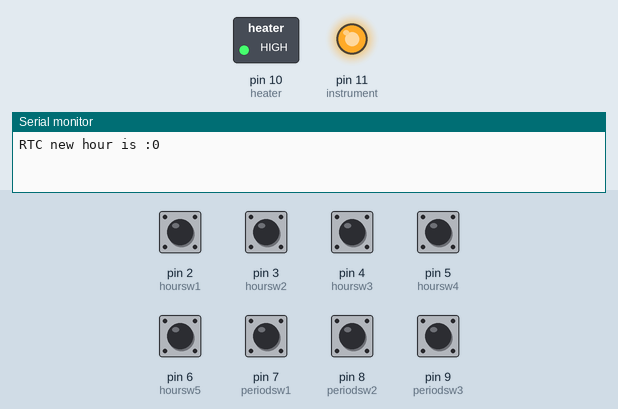
The program below on a simulated Arduino Nano, built with avr-gcc and run on an emulated ATmega328P. On the bench: switched loads named in the program (green lamp = pin HIGH), output pins drawn as LEDs (lit = HIGH), the last lines printed to the serial monitor. Inputs (shaded band) come from the test bench; at power-on: pin 2 (hoursw1), pin 3 (hoursw2), pin 4 (hoursw3), pin 5 (hoursw4), pin 6 (hoursw5), pin 7 (periodsw1), pin 8 (periodsw2), pin 9 (periodsw3) HIGH. The local clock reads 2024-03-15 10:24:30 at power-on unless the program sets it.

Above: at 0.1 s.
At 119.1 s:
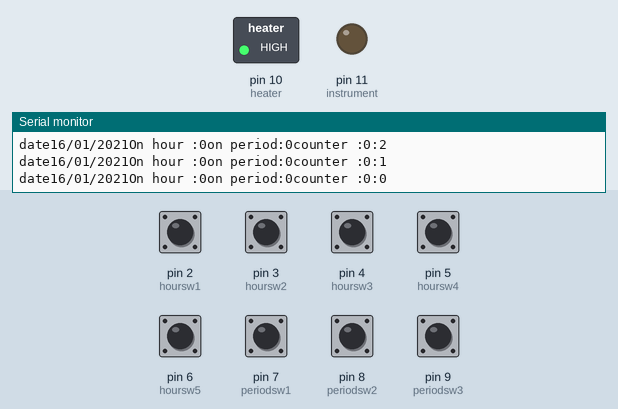
Timing chart, 0 to 120.6 s (numbered marks = the images above):
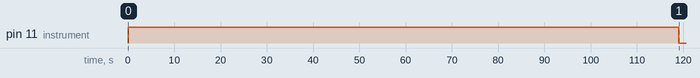

Measured:
- by itself, pin 11 (instrument): LOW → HIGH at 0.01 s, → LOW 119 s later

The program:

main.cpp
```cpp
#include <Arduino.h>
#include<other.h>
#include<Timer.h>

void setup() {
pinmodefunction ();
Serial.begin(9600);
startRTC();
setRTCHour();
// setTime();  // need to delet
}
void loop() {
displayDate();
watchTimer();
watchCounter();
}
```

Timer.cpp
```cpp
#include<Timer.h>
#include<other.h>
#include <Arduino.h>
//object
RtcDS3231<TwoWire> rtcObject(Wire); //Uncomment for version 2.0.0 of the rtc library
// variabils
byte RTCday=0;
byte RTCsec=0;      // display date
byte lastRTCsec=0;  // display date
byte RTCsec2=0;     // cpunter
byte lastRTCsec2=0; // counter
bool timedis;
byte seccounter;
byte RTCmin=0;
byte lastRTCmin=0;
byte setyear=21,setmonth=1,setday=16,sethour=2,setmin=0;
byte onHour=0;
byte onPeriod=0;
byte nextProgMin=0;
byte nextProgHour=0;
byte countDownMin=0;
byte countDownSec=0;
// functions
void displayDate(){
 RtcDateTime currentTime = rtcObject.GetDateTime();    //get the time from the RTC (new)
   RTCsec=currentTime.Second();
  if (!(lastRTCsec==RTCsec)){
  seccounter++;
   if (seccounter==5){timedis=!timedis;seccounter=0;}
   lastRTCsec=RTCsec;
  if (timedis==1){Serial.print("date"); if (currentTime.Day()<10){Serial.print("0");}   Serial.print(currentTime.Day());
                 Serial.print("/");      if (currentTime.Month()<10){Serial.print("0");} Serial.print(currentTime.Month());
                 Serial.print("/");      Serial.print(currentTime.Year()); }
  else           {Serial.print("time"); if (currentTime.Hour()<10)  {Serial.print("0");}Serial.print(currentTime.Hour());
                  Serial.print(":");     if (currentTime.Minute()<10){Serial.print("0");}Serial.print(currentTime.Minute());
                  Serial.print(":");     if (currentTime.Second()<10){Serial.print("0");}Serial.print(currentTime.Second());}
  readHourSwitchs();
  Serial.print("On hour :"); Serial.print(onHour);
  readPeriodSwitch();
  Serial.print("on period:");Serial.print(onPeriod);
  Serial.print("counter :"); Serial.print(countDownMin);
  Serial.print(":"); Serial.println(countDownSec);
}}
void startRTC(){
  rtcObject.Begin();     //Starts I2C
  RtcDateTime currentTime ; //define date and time object
  currentTime = rtcObject.GetDateTime();    //get the time from the RTC
}
void setTime(){
  rtcObject.Begin();    //Starts I2C
  RtcDateTime currentTime = RtcDateTime(setyear,setmonth,setday,sethour,setmin,0); //define date and time object
  rtcObject.SetDateTime(currentTime); //configure the RTC with object
  currentTime = rtcObject.GetDateTime();    //get the time from the RTC
}
void setRTCHour (){
   readHourSwitchs();
   readPeriodSwitch();
   if (onPeriod==0){sethour=onHour;setTime();
                    Serial.print("RTC new hour is :");Serial.println(sethour);}
}
void watchTimer(){
 RtcDateTime currentTime = rtcObject.GetDateTime();    //get the time from the RTC (new)
if (digitalRead(instrument)==0){
   if (currentTime.Hour()==onHour && currentTime.Minute()==0 ){
   digitalWrite(instrument,1);setCounter();
 } }
 if (digitalRead(heater)==1) {
   if (currentTime.Hour()==(onHour-1) && currentTime.Minute()==55 ){
   digitalWrite(heater,0);setCounter();
 } }
}
void setCounter(){
 RtcDateTime currentTime = rtcObject.GetDateTime();    //get the time from the RTC
 if ((currentTime.Minute()+onPeriod)<60){
       nextProgMin=0+onPeriod;
       nextProgHour=onHour;}
 else {nextProgMin=(0+onPeriod)%60;
       nextProgHour=onHour+1;}
     countDownMin=abs(abs((currentTime.Hour()-nextProgHour ))*60 + abs(currentTime.Minute()- nextProgMin)-1) ;
     countDownSec=59;
}
void watchCounter(){
if (digitalRead(instrument)==1){
   RtcDateTime currentTime = rtcObject.GetDateTime();    //get the time from the RTC (new)
  RTCsec2=currentTime.Second();
  if (!(lastRTCsec2==RTCsec2)){
  if (countDownSec>0){countDownSec=countDownSec-1;} else {countDownSec=59;countDownMin=countDownMin-1;}
  lastRTCsec2=RTCsec2;
  }
if (countDownSec==0 && countDownMin==0){
    digitalWrite(instrument,0);digitalWrite(heater,1);
    countDownSec=0;countDownMin=0; } // pump off
  }
}
```

Timer.h
```cpp
#include <RtcDS3231.h>
#include <Wire.h>
// functions
void startRTC();
void setTime();
void displayDate();
void setRTCHour();
void watchTimer();
void setCounter();
void watchCounter();
```

other.cpp
```cpp
#include<other.h>
#include<Timer.h>
#include<Arduino.h>
// variabels
extern byte onHour;
extern byte onPeriod;
extern byte sethour;
// functions
void pinmodefunction (){
pinMode(hoursw1,INPUT_PULLUP);
pinMode(hoursw2,INPUT_PULLUP);
pinMode(hoursw3,INPUT_PULLUP);
pinMode(hoursw4,INPUT_PULLUP);
pinMode(hoursw5,INPUT_PULLUP);
pinMode(periodsw1,INPUT_PULLUP);
pinMode(periodsw2,INPUT_PULLUP);
pinMode(periodsw3,INPUT_PULLUP);
pinMode(heater,OUTPUT);
pinMode(instrument,OUTPUT);
digitalWrite(heater,1);
digitalWrite(instrument,0);
}
void readHourSwitchs () {
    byte hour=0;
    if (digitalRead(hoursw1)==0){hour=hour+1;}
    if (digitalRead(hoursw2)==0){hour=hour+2;}
    if (digitalRead(hoursw3)==0){hour=hour+4;}
    if (digitalRead(hoursw4)==0){hour=hour+8;}
    if (digitalRead(hoursw5)==0){hour=hour+16;}
if (hour!=0){onHour=hour;}
}
void readPeriodSwitch(){
      byte period=0;
      byte minPeriod=5;
    if (digitalRead(periodsw1)==0){period=period+minPeriod;}
    if (digitalRead(periodsw2)==0){period=period+minPeriod*2;}
    if (digitalRead(periodsw3)==0){period=period+minPeriod*4;}
onPeriod=period;
}
```

other.h
```cpp
// pin out
#define hoursw1 2
#define hoursw2 3
#define hoursw3 4
#define hoursw4 5
#define hoursw5 6
#define periodsw1 7
#define periodsw2 8
#define periodsw3 9
#define heater 10
#define instrument 11
 // functions
 void pinmodefunction ();
 void readHourSwitchs();
 void readPeriodSwitch();
 
```
